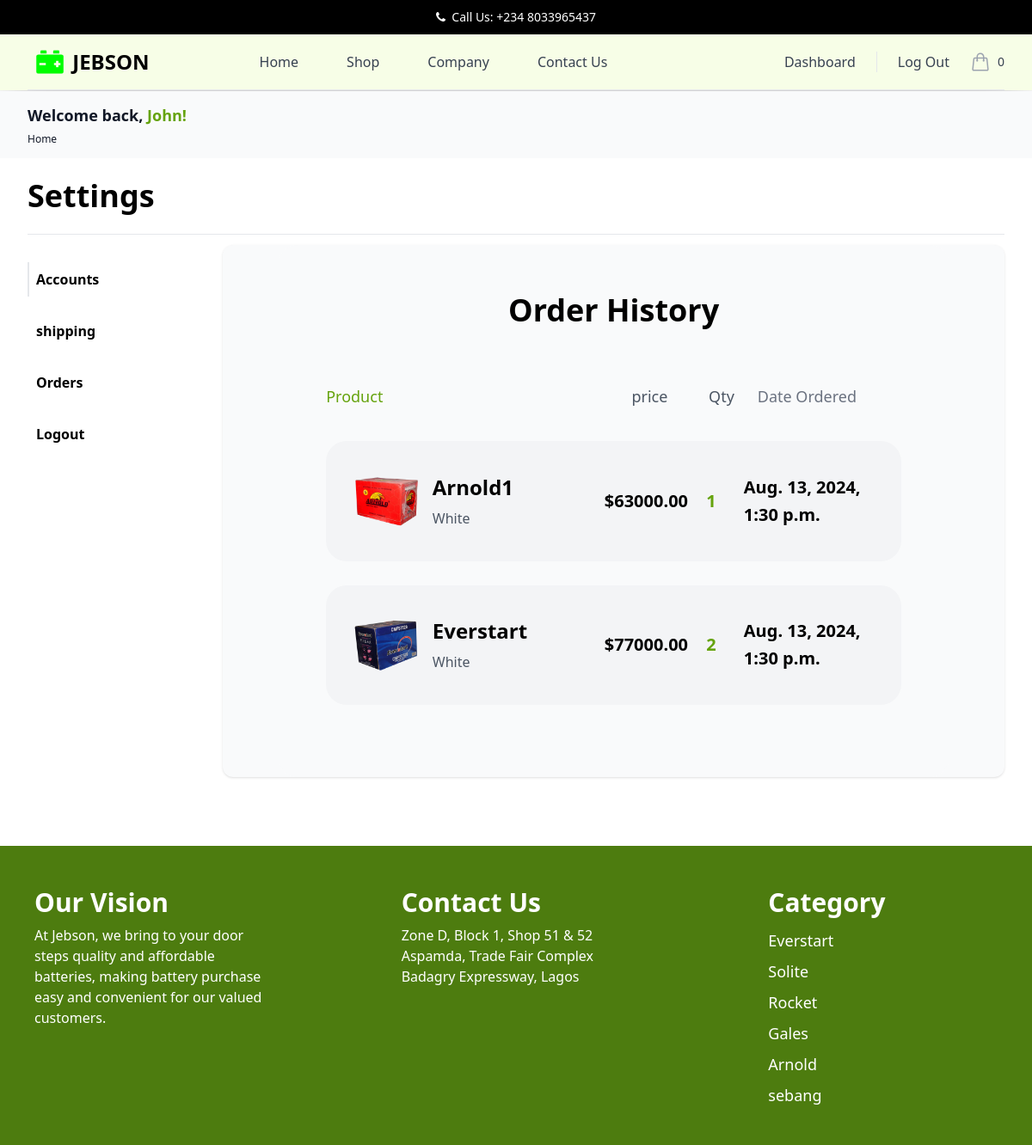
The app's page /account/track_orders/ (signed in) with its own data.
### payment/models.py (models this page shows, shortened)
class OrderItem(models.Model):
    order = models.ForeignKey(Order, on_delete=models.CASCADE, null=True)
    product = models.ForeignKey(Product, on_delete=models.CASCADE, null=True)
    quantity = models.PositiveBigIntegerField(default=1)
    price = models.DecimalField(max_digits=8, decimal_places=2)
    user = models.ForeignKey(User, on_delete=models.CASCADE, null=True, blank=True)

class Order(models.Model):
    full_name = models.CharField(max_length=300)
    email = models.EmailField(max_length=255)
    shipping_address = models.TextField(max_length=10000)
    amount_paid = models.DecimalField(max_digits=8, decimal_places=2)
    date_ordered = models.DateTimeField(auto_now_add=True)
    user = models.ForeignKey(User, on_delete=models.CASCADE, null=True, blank=True)

### store/models.py (models this page shows, shortened)
class Product(models.Model):
    category = models.ForeignKey(Category, related_name='product', on_delete=models.CASCADE, null=True)
    title = models.CharField(max_length=250)
    brand = models.ForeignKey(Brand, related_name='product', on_delete=models.CASCADE, null=True)
    description = models.TextField(blank=True)
    slug = models.SlugField(max_length=255)
    price = models.DecimalField(max_digits=10, decimal_places=2)
    current = models.ForeignKey(Current, related_name='product', on_delete=models.CASCADE, null=True)
    image = models.ImageField(upload_to='images/')
    class Meta:
        verbose_name_plural = 'products'
    def __str__(self):
        return self.title

### account/views.py (the view)
# urls.py: path('track_orders/', views.track_orders, name='track_orders'),
@login_required(login_url='my-login')
def track_orders(request):
    try:
        order =OrderItem.objects.filter(user=request.user)
        context = {"order": order}
        return render(request, 'account/dashboard.html', context)
    except:
        return render(request, 'account/dashboard.html')

### cart/cart.py (called while the page is built)
    def __len__(self):
        return sum(item['qty'] for item in self.cart.values())

### cart/context_processors.py (called while the page is built)
def cart(request):
    return {'cart': Cart(request)}

### account/templates/account/dashboard.html (shortened to what this page needs)
{% extends "store/base.html" %}
{% load static %}
{% block content %}
<div class="relative ">
    <div class="pt-[1px]">
        <div class="py-3.5 lg:px-8 px-3 bg-gray-50 dark:bg-gray-800 ">
            <div class="block max-lg:pl-6">
                <h6 class="text-sm sm:text-lg font-semibold text-gray-900 dark:text-white whitespace-nowrap mb-1.5">
                Welcome back,
                <span class="text-lime-600 text-base sm:text-lg font-semibold">
                    {{user|capfirst}}!</span>
                </h6>
                <p class="text-xs font-medium text-gray-900 dark:text-white">Home</p>
            </div>
        </div>
<div class="mx-4 min-h-screen max-w-screen-xl sm:mx-8 xl:mx-auto">
  <h1 class="border-b py-6 text-4xl font-semibold">Settings</h1>
  <div class="grid grid-cols-8 pt-3 sm:grid-cols-10">
    <div class="col-span-2 hidden sm:block">
      <ul>
        <li class="mt-5 cursor-pointer border-l-2  px-2 py-2 font-semibold  transition hover:border-l-lime-700 hover:text-lime-700"><a href="{% url "profile-management" %}">Accounts</a></li>
        <li class="mt-5 cursor-pointer border-l-2 border-transparent px-2 py-2 font-semibold transition hover:border-l-lime-700 hover:text-lime-700"><a href="{% url "shipping" %}">shipping</a></li>
        <li class="mt-5 cursor-pointer border-l-2 border-transparent px-2 py-2 font-semibold transition hover:border-l-lime-700 hover:text-lime-700" > <a href="{% url "track_orders" %}">Orders</a></li>
        <li class="mt-5 cursor-pointer border-l-2 border-transparent px-2 py-2 font-semibold transition hover:border-l-lime-700 hover:text-lime-700"><a href="{% url "user-logout" %}">Logout</a></li>
      </ul>
    </div>
    {% if page == 'shipping' %}
    <div class="col-span-8 rounded-xl sm:bg-gray-50 sm:px-8 sm:shadow">
        <div class="pt-4">
          <h1 class="py-2 text-2xl font-semibold">Billing settings</h1>
        </div>
        <hr class="mt-4 mb-8" />
        <div class="mb-10 grid gap-y-8 lg:grid-cols-2 lg:gap-y-0">
          <div class="space-y-8">
            <div class="">
              <div class="flex">
                <p class="font-medium mb-1">Shipping Info</p>
              </div>
              <div class="flex items-center rounded-md border border-gray-100 bg-white py-3 shadow">
                <img class="h-10 object-contain pl-4" src="/images/kt10d0A1TgzZpAoNM_YPX.png" alt="" />
                <p class="ml-4 w-56">
                  <strong class="block text-md font-medium  text-gray-400">{{shipping.address1}}</strong>
                  <strong class="block text-md font-medium  text-gray-400">{{shipping.full_name}}</strong>
                  <strong class="block text-md font-medium  text-gray-400">{{shipping.email}}</strong>
                </p>
              </div>
            </div>
          </div>
          <form action="{% url "shipping" %}" method="POST">
            {% csrf_token %}
              <div class="grid gap-y-6 gap-x-3 sm:grid-cols-2 lg:px-8">
              {% for field in form %}
                <label class="block" for="name">
                  <p class="text-sm">{{field.label}}</p>
                  {{field}}
                </label>
              {% endfor %}
                {% comment %} <label class="block" for="name">
                  <p class="text-sm">Email Address</p>
                  {{form.email}}
                </label>
                <label class="block sm:col-span-2" for="name">
                  <p class="text-sm">Address 1</p>
                  {{form.address1}}
                </label>
                <label class="block sm:col-span-2" for="name">
                  <p class="text-sm">Address 2</p>
                  {{form.address1}}
                </label>
                <label class="block" for="name">
                  <p class="text-sm">City</p>
                  {{form.city}}
                </label>
                <label class="block" for="name">
                  <p class="text-sm">State</p>
                  {{form.state}}
                </label>
                <label class="block" for="name">
                  <p class="text-sm">Zip Code</p>
                  {{form.zipcode}}
                </label>
                <label class="block" for="name">
                  <p class="text-sm">Phone Number</p>
                  {{form.phone_no}}
                </label> {% endcomment %}
              </div>
            <div class="pl-8">
              <button type="submit" class="mt-4  rounded-lg bg-lime-600 px-4 py-2 text-white">Update</button>
            </div>
          </form>
        </div>
        {% comment %} <div class="amx-auto mb-10 overflow-hidden rounded-lg border bg-white">
          <p class="mb-6 bg-gray-100 py-1 text-center text-lg font-medium">Billing History</p>
          <table class="w-full">
            <thead>
              <td class="text-center font-semibold">Date</td>
              <td class="text-center font-semibold">Invoice #</td>
              <td class="text-center font-semibold">Amount</td>
              <td class="text-center font-semibold"></td>
            </thead>
            <tbody>
              <tr>
                <td class="border-b py-2 text-center text-sm">23 Nov 2021</td>
                <td class="border-b py-2 text-center text-sm">X-543242</td>
                <td class="border-b py-2 text-center text-sm">$99.00</td>
                <td class="border-b py-2 text-center text-sm"><button class="text-sm text-blue-600 underline">PDF</button></td>
              </tr>
              <tr>
                <td class="border-b py-2 text-center text-sm">23 Nov 2021</td>
                <td class="border-b py-2 text-center text-sm">X-543242</td>
                <td class="border-b py-2 text-center text-sm">$99.00</td>
                <td class="border-b py-2 text-center text-sm"><button class="text-sm text-blue-600 underline">PDF</button></td>
              </tr>
              <tr>
                <td class="border-b py-2 text-center text-sm">23 Nov 2021</td>
                <td class="border-b py-2 text-center text-sm">X-543242</td>
                <td class="border-b py-2 text-center text-sm">$99.00</td>
                <td class="border-b py-2 text-center text-sm"><button class="text-sm text-blue-600 underline">PDF</button></td>
              </tr>
              <tr>
                <td class="border-b py-2 text-center text-sm">23 Nov 2021</td>
                <td class="border-b py-2 text-center text-sm">X-543242</td>
                <td class="border-b py-2 text-center text-sm">$99.00</td>
                <td class="border-b py-2 text-center text-sm"><button class="text-sm text-blue-600 underline">PDF</button></td>
              </tr>
            </tbody>
          </table>
        </div> {% endcomment %}
      </div>
    </div>
    {% else %}
    <div class="col-span-8 overflow-hidden rounded-xl sm:bg-gray-50 sm:px-8 sm:shadow">
      <div class="w-full max-w-7xl mx-auto px-4 md:px-8">
          <div class="main-data p-8 sm:p-14 bg-gray-50 rounded-3xl">
              <h2 class="text-center font-manrope font-semibold text-4xl text-black mb-16">Order History</h2>
              <div class="grid grid-cols-8 pb-9">
                  <div class="col-span-8 lg:col-span-4">
                      <p class="font-medium text-lg leading-8 text-lime-600">Product </p>
                  </div>
                  <div class="col-span-1 max-lg:hidden">
                      <p class="font-medium text-lg leading-8 text-gray-600 text-center">price </p>
                  </div>
                  <div class="col-span-1 max-lg:hidden flex items-center justify-center">
                      <p class="font-medium text-lg leading-8 text-gray-600">Qty </p>
                  </div>
                  <div class="col-span-2 max-lg:hidden">
                      <p class="font-medium text-lg leading-8 text-gray-500">Date Ordered </p>
                  </div>
              </div>
            {% for ord in order %}
              <div
                  class="box p-8 rounded-3xl bg-gray-100 grid grid-cols-8 mb-7 cursor-pointer transition-all duration-500 hover:bg-indigo-50 max-lg:max-w-xl max-lg:mx-auto">
                  <div class="col-span-8 sm:col-span-4 lg:col-span-1 sm:row-span-4 lg:row-span-1">
                      <img src="{{ord.product.image.url}}" alt="earbuds image" class="max-lg:w-auto max-sm:mx-auto rounded-xl object-cover">
                  </div>
                  <div
                      class="col-span-8 sm:col-span-4 lg:col-span-3 flex h-full justify-center pl-4 flex-col max-lg:items-center">
                      <h5 class="font-manrope font-semibold text-2xl leading-9 text-black mb-1 whitespace-nowrap">
                          {{ord.product}}</h5>
                      <p class="font-normal text-base leading-7 text-gray-600 max-md:text-center">White</p>
                  </div>
                  <div class="col-span-8 sm:col-span-4 lg:col-span-1 flex items-center justify-center">
                      <p class="font-semibold text-xl leading-8 text-black">${{ord.price}}</p>
                  </div>
                  <div class="col-span-8 sm:col-span-4 lg:col-span-1 flex items-center justify-center ">
                      <p class="font-semibold text-xl leading-8 text-lime-600 text-center">{{ord.quantity}}</p>
                  </div>
                  <div class="col-span-8 sm:col-span-4 lg:col-span-2 flex items-center justify-center ">
                      <p class="font-semibold text-xl leading-8 text-black">{{ord.order.date_ordered}}</p>
                  </div>
              </div>
            {% endfor %}
          </div>
      </div>
    </div>
    {% endif %}
</div>
    </div>
</div>
{% endblock content %}

### records on screen
OrderItem: product.image (picture), product "Arnold1", price "63000.00", quantity "1", order.date_ordered "Aug. 13, 2024, 1:30 p.m."
OrderItem: product.image (picture), product "Everstart", price "77000.00", quantity "2", order.date_ordered "Aug. 13, 2024, 1:30 p.m."

### other values on screen
{{ user|capfirst }} "John"
